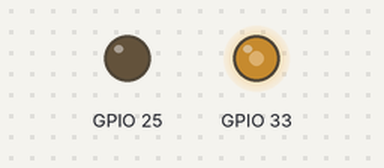
Recording of a sketch running on a simulated ESP32. Shown: output pins drawn as LEDs (lit = HIGH).

Above: at 0.05 s.
At 4.05 s:
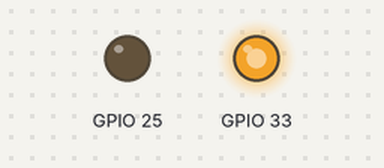
At 8.15 s:
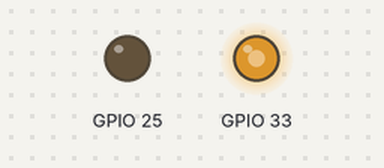
At 20.15 s:
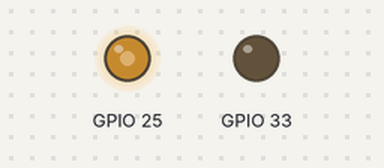
Timing chart, 0 to 26.3 s (numbered marks = the images above):
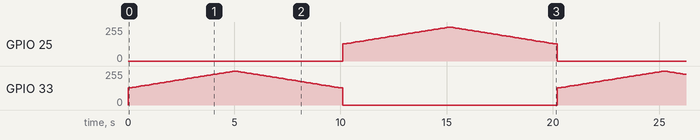

The sketch:

5_motor.ino
```cpp
// Ref: https://github.com/espressif/arduino-esp32/blob/1.0.4/tools/sdk/include/driver/driver/mcpwm.h
#include "freertos/FreeRTOS.h"
#include "freertos/task.h"
#include <driver/mcpwm.h>

static const mcpwm_unit_t UNIT = MCPWM_UNIT_0;
static const mcpwm_timer_t TIMER = MCPWM_TIMER_0;
static const mcpwm_operator_t OPR_IN1 = MCPWM_OPR_A;
static const mcpwm_operator_t OPR_IN2 = MCPWM_OPR_B;
static const mcpwm_duty_type_t DUTY_MODE = MCPWM_DUTY_MODE_0; // アクティブハイ

static void drive_forward(float duty){
    // モータ正転
    mcpwm_set_signal_low(UNIT, TIMER, OPR_IN2);
    mcpwm_set_duty(UNIT, TIMER, OPR_IN1, duty);
    // set_signal_low/highを実行した後は、毎回set_duty_typeを実行すること
    mcpwm_set_duty_type(UNIT, TIMER, OPR_IN1, DUTY_MODE);
}

static void drive_backward(float duty){
    mcpwm_set_signal_low(UNIT, TIMER, OPR_IN1);
    mcpwm_set_duty(UNIT, TIMER, OPR_IN2, duty);
    // set_signal_low/highを実行した後は、毎回set_duty_typeを実行すること
    mcpwm_set_duty_type(UNIT, TIMER, OPR_IN2, DUTY_MODE);
}

static void drive_brake(void){
    // モータブレーキ
    mcpwm_set_signal_high(UNIT, TIMER, OPR_IN1);
    mcpwm_set_signal_high(UNIT, TIMER, OPR_IN2);
}

static void motor_drive(const float duty, const int go_back){
    if(go_back){
        drive_backward(duty);
    }else{
        drive_forward(duty);
    }
}


void setup() {
    // GPIOの割り当て
    mcpwm_gpio_init(UNIT, MCPWM0A, GPIO_NUM_33);
    mcpwm_gpio_init(UNIT, MCPWM0B, GPIO_NUM_25);

    // MCPWMの設定
    mcpwm_config_t pwm_config;
    // PWM周波数は10*1000 Hz = 10 kHz
    pwm_config.frequency = 10*1000;
    // アップカウンタ
    pwm_config.counter_mode = MCPWM_UP_COUNTER;
    // デューティモードはアクティブハイ
    pwm_config.duty_mode = DUTY_MODE;
    mcpwm_init(UNIT, TIMER, &pwm_config);
    // ブレーキをかけるが、この後のwhileでモータを回すので、特に意味はない
    drive_brake();
}

void loop() {
    const int WAIT_TIME_MS = 100;
    const int DUTY_STEP = 1;
    const int DUTY_MAX = 100;
    // 使用するモータはデューティ比50%以下で動かなかった
    const int DUTY_MIN = 50;
    while (1) {
        // 正転・逆転を切り替える
        for(int go_back=0; go_back<=1; go_back++){
            // デューティ比を増加させる（加速）
            for(int duty=DUTY_MIN; duty<DUTY_MAX; duty+=DUTY_STEP){
                motor_drive(duty, go_back);
                vTaskDelay(WAIT_TIME_MS / portTICK_RATE_MS);
            }

            // デューティ比を減少させる（減速）
            for(int duty=DUTY_MAX; duty>=DUTY_MIN; duty-=DUTY_STEP){
                motor_drive(duty, go_back);
                vTaskDelay(WAIT_TIME_MS / portTICK_RATE_MS);
            }
        }
    }
}
```
